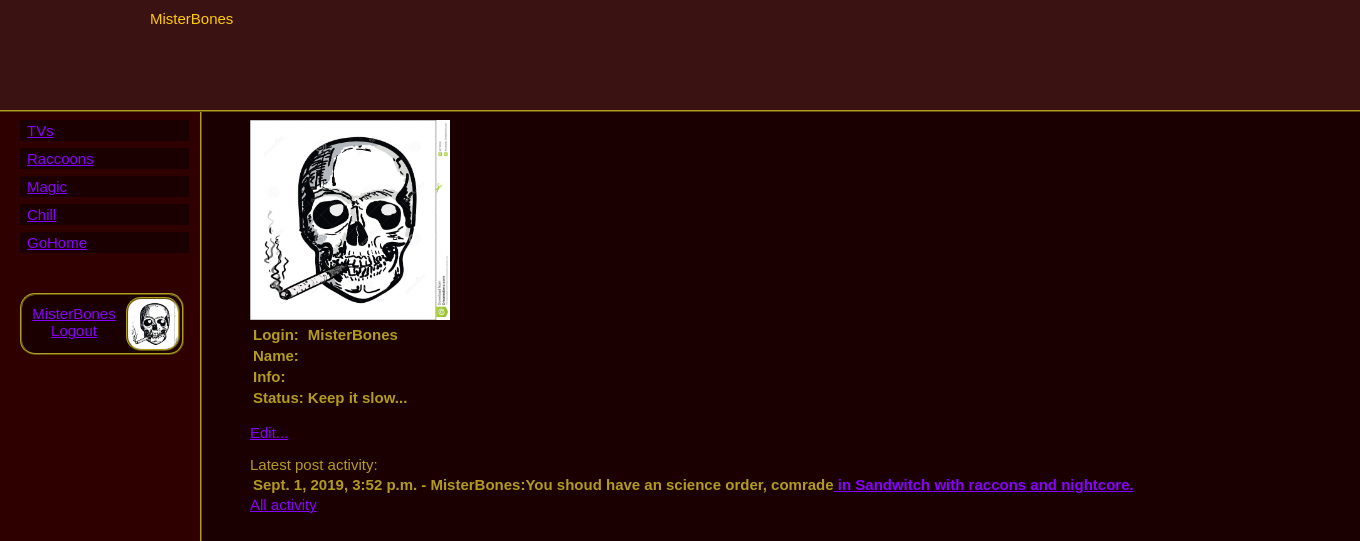
/users/MisterBones (signed in), run on an earlier commit of the app's database.
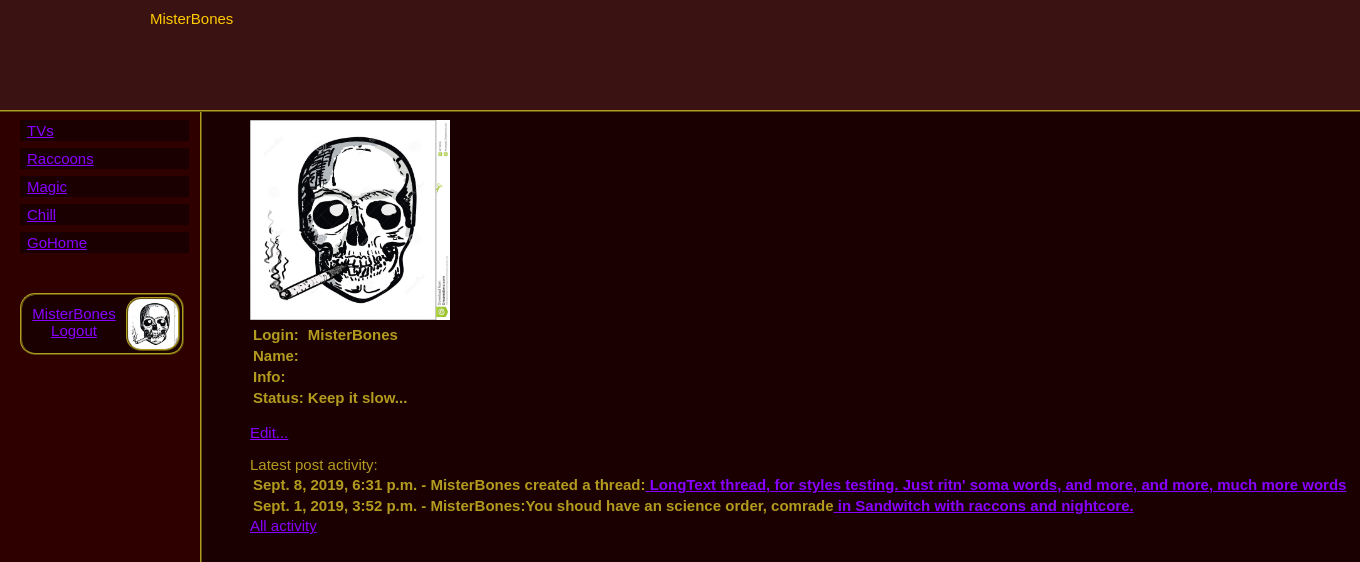
And on a later commit of the database.
### MAIN_APP/models.py (models this page shows, shortened)
class User_det(models.Model):
    username = models.OneToOneField(User, on_delete=models.CASCADE)
    name = models.CharField(max_length=100, null=True, blank=True, default='')
    info = models.TextField(null=True, blank=True)
    status = models.TextField(max_length=250, null=True, blank=True)
    pic = models.ImageField(upload_to='users', default=None)

class Post(models.Model):
    thread = models.ForeignKey(Thread, on_delete=models.CASCADE)
    post = models.TextField()
    login = models.CharField(max_length=30)
    date = models.DateTimeField(auto_now=True)
    pic = models.ImageField(null=True, blank=True, upload_to='posts', default=None)

class Thread(models.Model):
    thread = models.CharField(max_length=100)
    board = models.CharField(max_length=100)
    login = models.ForeignKey(User, on_delete=models.PROTECT)
    op_post = models.TextField()
    date = models.DateTimeField(auto_now=True)
    pic = models.ImageField(null=True, blank=True, upload_to='threads')
    def __str__(self):
        return self.thread

### MAIN_APP/views.py (the view)
# urls.py: re_path(r'users/(?P<user>.+)', views.user_page),
def user_page(request, user):
    if request.user.is_authenticated:
        userpic = User_det.objects.get(username_id=request.user.id).pic
    else:
        userpic = None
    ri = User.objects.get(username=user)
    details = User_det.objects.get(username_id=ri.id)
    posts = Post.objects.filter(login=user).reverse()
    threads = Thread.objects.filter(login=ri.id)
    activity = []
    for j in posts:
        in_thread = Thread.objects.get(id=j.thread_id)
        activity.append({"date": j.date,
                         "content": user + ':' + j.post,
                         "thread": 'in ' + str(j.thread),
                         "ref": '/' + str(in_thread.board) + '/Thread=' + str(in_thread.id)})
    for j in threads: activity.append({"date": j.date,
                                       "content": user + " created a thread:",
                                       "thread": str(j.thread),
                                       "ref": '/' + str(j.board) + '/Thread=' + str(j.id)})
    act = sorted(activity, key=lambda k: k['date'], reverse=True)
    if request.user.is_authenticated and str(request.user.username) == str(details.username):
        user_check = True
    else:
        user_check = False
    return render(request, "user_page.html",
                  {"details": details, "user_check": user_check, "activity": act[:5], 'userpic': userpic})

### templates/user_page.html (shortened to what this page needs)
{% extends "base.html" %}
{% load staticfiles %}
{% block header %}
{{details.username}}
{% endblock header %}
{% block content %}
    {% if details.pic %}
    <img height="200" width="200" src="{{details.pic.url}}">
    {% else %}
    <img src="{% static "images/default.jpg" %}">
    {% endif %}
    <table>
        <tr align="left"><th>Login:</th><th>{{details.username}}</th></tr>
        <tr align="left"><th>Name:</th><th>{{details.name}}</th></tr>
        <tr align="left"><th>Info:</th><th>{{details.info}}</th></tr>
        <tr align="left"><th>Status:</th><th>{{details.status}}</th></tr>
    </table>
{% if user_check == True %}
    <p><a href="/users/{{details.username}}/edit">Edit...</a></p>
{% endif %}
<div>
    Latest post activity:
    <table>
    {% for act in activity %}
        <tr align="left"><th>{{act.date}}</th><th> - {{act.content}}<a href="{{act.ref}}"> {{act.thread}}</a></th></tr>
    {% endfor %}
    </table>
    <a href="{{request.path}}/activity">All activity</a>
</div>
{% endblock content %}

### templates/base.html (shortened to what this page needs)
<!DOCTYPE html>
{% load staticfiles %}
<html>
<head>
    <link rel="stylesheet" href="{% static 'css/base.css' %}">
</head>
<body>
<div class="header">{% block header %}<h1>zAzon</h1>{% endblock header %}</div>
<div class="miniheader"><h1>zAzon</h1>{{board}}</div>
<div class="content">{% block content %}{% endblock content %}</div>
<div class="bar">
    <div>
        <div class="way"><a href="/TVs" class="way">TVs</a></div>
        <div class="way"><a href="/Raccoons" class="way">Raccoons</a></div>
        <div class="way"><a href="/Magic" class="way">Magic</a></div>
        <div class="way"><a href="/Chill" class="way">Chill</a></div>
        <div class="way"><a href="/" class="way">GoHome</a></div>
    </div>
        {% if user.is_authenticated %}<div class="bar_user">
        <div class="bar_user_text"<th><a href="/users/{{user.get_username}}">{{ user.get_username }}</a><br>
        <a href="{% url 'logout'%}?next={{request.path}}">Logout</a></th></div>
        <div class="bar_user_pic"><a href="/users/{{user.get_username}}">
                {% if userpic %}<img width="50" height="50" src="{{userpic.url}}"/>
                {% else %}<img height="50" src="{% static "images/default.jpg" %}">{% endif %}</a></div>
    </div>
        {% else %}
        <div class="bar_user_desc">
            <a href="{% url 'login'%}?next={{request.path}}">Login</a> or
        <a href="/registration">Register</a></div>
        {% endif %}
</div>
</body>
</html>

### static/css/base.css (style rules this page uses)
html { background-color: #1a0000; list-style-type: none; }
a { color: #8800ff; }
h1 { color: #ffcc00; }
div { font-size: 15px; font-family: 'Nunito', sans-serif; text-shadow: -1px -1px -2px #ffe76b; color: #b39b20; }
.bar { border-right: 2px ridge #b39b20; height: 100%; background-color: #2e0000; position:fixed; top:0px; left:0; width:180px; text-align:left; padding-left:20px; padding-top: 120px; }
.way { position: relative; width: 160px; background-color: #1a0000; margin-bottom:7px; padding-left: 5px; }
a.way { display: block; height: 150%; padding: 2px; }
.header { border-bottom: 2px ridge #b39b20; position:absolute; z-index: 3; left: 0px; top: 0px; width:100%; height: 100px; background-color: #3b1212; padding-left: 150px; padding-top: 10px; text-align: left; color: #ffcc00; }
.miniheader { position:fixed; z-index:2; top: 0px; left: 0px; width:180px; height: 120px; background-color: #2e0000; padding-left: 20px; margin: 0px; color: #ffcc00; }
.content { position:absolute; top:100px; left:230px; padding-top: 20px; padding-left: 20px; }
.bar_user { position: relative; width: 160px; padding-bottom:14px; border: 2px ridge #b39b20; border-radius: 15px; background-color: #1a0000; margin-top: 40px; }
.bar_user_text { padding-top:10px; padding-left:2px; width: 100px; text-align:center; overflow: hidden; text-overflow:ellipsis; }
.bar_user_pic { position: absolute; top:2px; right:2px; height: 50px; width: 50px; overflow: hidden; border: 2px ridge #b39b20; border-radius: 15px; }

What changed in the data, as far as the page shows it:
added Thread: date "Sept. 8, 2019, 6:31 p.m.", thread "LongText thread, for styles testing. Just ritn' soma words, and more, and more, much more words"
Also different on the page:
new list line: "- MisterBones created a thread:"
